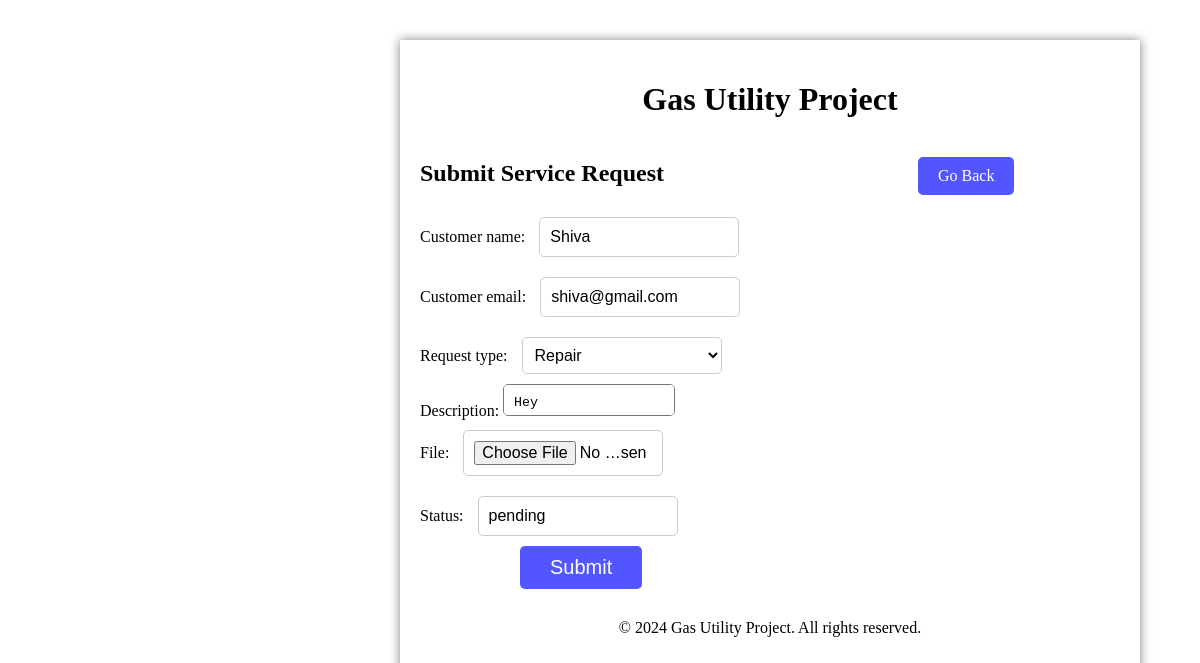
Page /update_request/5/ on the committed database.
### service_requests/models.py (models this page shows, shortened)
class ServiceRequest(models.Model):
    REQUEST_TYPES = (
        ('repair', 'Repair'),
        ('installation', 'Installation'),
        ('maintenance', 'Maintenance'),
        ('billingissue', 'BillingIssue'),
    )
    customer_name = models.CharField(max_length=100)
    customer_email = models.EmailField()
    request_type = models.CharField(max_length=20, choices=REQUEST_TYPES)
    description = models.TextField()
    file = models.FileField(upload_to='service_requests/', null=True, blank=True)
    status = models.CharField(max_length=20, default='pending')
    created_at = models.DateTimeField(auto_now_add=True)
    updated_at = models.DateTimeField(auto_now=True)

### customer_support/views.py (the view)
# urls.py: path('update_request/<str:pk>/', views.update_request, name='update_request'),
def update_request(request, pk):
    requests = ServiceRequest.objects.get(id=pk)
    form = ServiceRequestForm(instance=requests)
    if request.method == 'POST':
        form = ServiceRequestForm(request.POST, request.FILES, instance=requests)
        if form.is_valid():
            form.save()
            return redirect('manage')
    context = {'form': form}
    return render(request, 'service_requests/submit_request.html', context)

### service_requests/forms.py
class ServiceRequestForm(forms.ModelForm):
    class Meta:
        model = ServiceRequest
        fields = ['customer_name', 'customer_email', 'request_type', 'description', 'file', 'status']

### service_requests/templates/service_requests/submit_request.html (shortened to what this page needs)
{% extends 'base.html' %}
{% block content %}
  <div style="display: inline-block;">
    <h2>Submit Service Request</h2>
  </div>
  <div style="display: inline-block;">
    <a id="goback" href="{{request.META.HTTP_REFERER}}">Go Back</a>
  </div>
  <form method="post" action="">
    {{ form }}
    <button type="submit">Submit</button>
  </form>
{% endblock content %}

### service_requests/templates/service_requests/submit_request.html (style rules this page uses)
#goback { display: inline-block; padding: 10px 20px; background-color: #5356FF; color: white; text-align: center; text-decoration: none; border: none; border-radius: 5px; cursor: pointer; margin-left: 250px; }
input { width: 200px; margin: 10px; padding: 10px; border-radius: 5px; border: 1px solid #ccc; box-sizing: border-box; font-size: 16px; }
select { margin: 10px; width: 200px; padding: 8px; font-size: 16px; border: 1px solid #ccc; border-radius: 5px; background-color: #fff; }
option { padding: 8px; font-size: 16px; }
textarea { width: 150px; height: 10px; padding: 10px; resize: none; border-radius: 5px; }
button { margin-left:100px; display: inline-block; padding: 10px 30px; background-color: #5356FF; color: white; text-align: center; text-decoration: none; border: none; border-radius: 5px; cursor: pointer; font-size: 20px; }

### rows in the picture
ServiceRequest: customer_name "Shiva", customer_email "shiva@gmail.com", request_type "Repair", description "Hey", status "pending"
